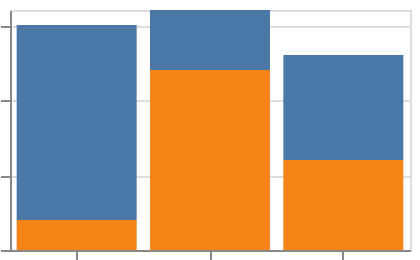

Write the Vega-Lite specification saved for this chart.
### Vega-Lite specification from a JSON file in a GitHub repository (floating-point values rounded to 4 significant figures)
{"$schema": "https://vega.github.io/schema/vega-lite/v6.json", "padding": 5, "autosize": "none", "data": {"name": "table", "values": [{"c": "A", "g": "p", "x": 1, "y": 2, "v": 5, "t": "2024-01-15", "o": {"v": 3}, "IMDB Rating": 6.1, "d": "x1"}, {"c": "B", "g": "q", "x": 2, "y": 4, "v": 9, "t": "2024-02-20", "o": {"v": 7}, "IMDB Rating": 7.4, "d": "x2"}, {"c": "A", "g": "q", "x": 3, "y": 3, "v": 2, "t": "2024-03-05", "o": {"v": 1}, "IMDB Rating": 5.2, "d": "x1"}, {"c": "C", "g": "p", "x": 4, "y": 6, "v": 7, "t": "2024-05-30", "o": {"v": 4}, "IMDB Rating": 8.8, "d": "x3"}, {"c": "B", "g": "p", "x": 5, "y": 5, "v": 4, "t": "2024-07-11", "o": {"v": 9}, "IMDB Rating": 6.9, "d": "x2"}, {"c": "C", "g": "q", "x": 6, "y": 8, "v": 6, "t": "2024-09-02", "o": {"v": 2}, "IMDB Rating": 7.7, "d": "x3"}, {"c": "A", "g": "p", "x": 7, "y": 7, "v": 8, "t": "2024-11-25", "o": {"v": 5}, "IMDB Rating": 4.4, "d": "x1"}, {"c": "B", "g": "q", "x": 8, "y": 9, "v": 3, "t": "2024-12-31", "o": {"v": 8}, "IMDB Rating": 9.1, "d": "x2"}]}, "mark": "bar", "width": 200, "height": 120, "encoding": {"x": {"field": "c", "type": "nominal"}, "y": {"field": "v", "type": "quantitative"}, "color": {"field": "g", "type": "nominal", "legend": {"labelExpr": "'group ' + upper(datum.label)"}}}}
